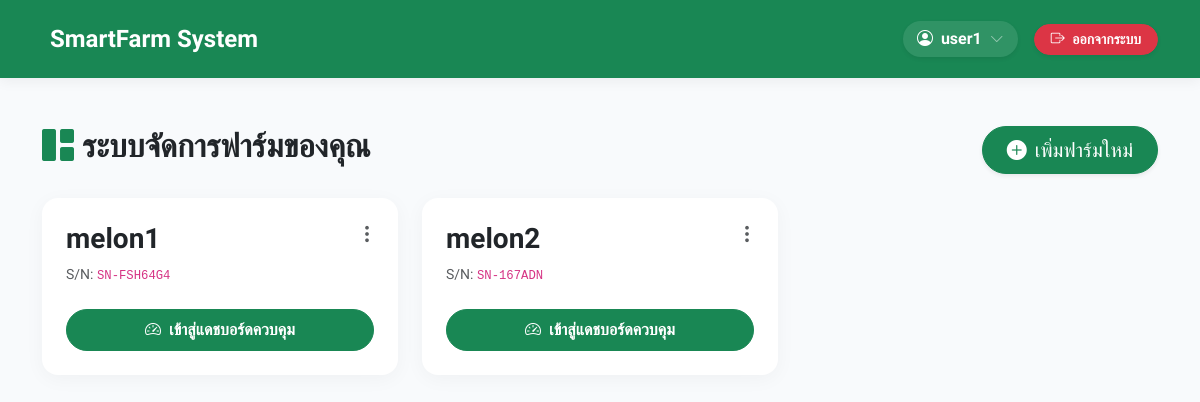
/3_web_dashboard/user_home.php (signed in), run on the app's committed database.
### tables this page shows
CREATE TABLE `user_farms` (
  `user_id` int(11) NOT NULL,
  `serial_number` varchar(50) NOT NULL,
  `farm_name` varchar(100) NOT NULL,
  `created_at` timestamp NOT NULL DEFAULT current_timestamp()
);

### 3_web_dashboard/user_home.php (the view, shortened to what this page needs)
<?php
require_once 'api/db_config.php';
$user_id = $_SESSION['user_id'];
$farm_query = "SELECT * FROM user_farms WHERE user_id = '$user_id' ORDER BY created_at ASC";
$farm_result = $conn->query($farm_query);
?>
<!DOCTYPE html>
<html lang="th">
<head>
    <link href="https://cdn.jsdelivr.net/npm/bootstrap@5.3.0/dist/css/bootstrap.min.css" rel="stylesheet">
    <link rel="stylesheet" href="https://cdn.jsdelivr.net/npm/bootstrap-icons@1.11.1/font/bootstrap-icons.css">
</head>
<body>
<nav class="navbar navbar-expand-lg navbar-dark navbar-custom py-3">
    <div class="container">
        <a class="navbar-brand fw-bold fs-4" href="user_home.php"><i class="bi bi-leaf-fill me-2"></i>SmartFarm System</a>
        <div class="d-flex align-items-center gap-3">
            <div class="text-white user-profile-trigger fw-bold shadow-sm" data-bs-toggle="offcanvas" data-bs-target="#userProfileOffcanvas">
                <i class="bi bi-person-circle me-1"></i>
                <span><?php echo htmlspecialchars($_SESSION['user_user']); ?></span>
                <i class="bi bi-chevron-down ms-1 small text-white-50"></i>
            </div>
            <a href="user_home.php?action=logout" class="btn btn-sm btn-danger rounded-pill px-3 fw-bold shadow-sm" onclick="return confirm('คุณต้องการออกจากระบบใช่หรือไม่?')">
                <i class="bi bi-box-arrow-right me-1"></i> ออกจากระบบ
            </a>
        </div>
    </div>
</nav>
<div class="container my-5">
    <div class="d-flex flex-column flex-md-row justify-content-between align-items-start align-items-md-center mb-4 gap-3">
        <div>
            <h2 class="fw-bold text-dark"><i class="bi bi-grid-1x2-fill text-success me-2"></i>ระบบจัดการฟาร์มของคุณ</h2>
        </div>
        <button class="btn btn-success btn-lg rounded-pill px-4 shadow-sm" data-bs-toggle="modal" data-bs-target="#addFarmModal" onclick="generateSerialNumber()">
            <i class="bi bi-plus-circle-fill me-2"></i>เพิ่มฟาร์มใหม่
        </button>
    </div>
    <div class="row g-4">
        <?php if ($farm_result->num_rows == 0): ?>
            <div class="col-12 text-center py-5 bg-white rounded-4 shadow-sm my-3">
                <i class="bi bi-cpu text-muted mb-3" style="font-size: 4rem;"></i>
                <h4 class="text-muted fw-bold">ไม่พบอุปกรณ์ฟาร์มในบัญชีของคุณ</h4>
                <p class="text-secondary mb-0">กรุณากดปุ่ม "เพิ่มฟาร์มใหม่" ด้านบนเพื่อเริ่มระบบ</p>
            </div>
        <?php else: ?>
            <?php while($farm = $farm_result->fetch_assoc()): ?>
                <div class="col-12 col-md-6 col-lg-4">
                    <div class="card farm-card p-4 h-100 d-flex flex-column justify-content-between">
                        <div class="dropdown action-dropdown">
                            <button class="btn btn-link text-muted p-0 shadow-none" type="button" data-bs-toggle="dropdown" aria-expanded="false">
                                <i class="bi bi-three-dots-vertical fs-5"></i>
                            </button>
                        </div>
                        <div class="pe-4 mb-4">
                            <h3 class="fw-bold text-dark text-truncate mb-2" style="max-width: 85%;"><?php echo htmlspecialchars($farm['farm_name']); ?></h3>
                            <div class="d-flex align-items-center">
                                <span class="text-muted small">S/N: <code><?php echo $farm['serial_number']; ?></code></span>
                            </div>
                        </div>
                        <div class="d-flex flex-column gap-2 mt-auto">
                            <a href="user_farm.php?sn=<?php echo $farm['serial_number']; ?>" class="btn btn-success w-100 rounded-pill py-2 fw-semibold">
                                <i class="bi bi-speedometer2 me-1"></i> เข้าสู่แดชบอร์ดควบคุม
                            </a>
                        </div>
                    </div>
                </div>
            <?php endwhile; ?>
        <?php endif; ?>
    </div>
</div>
</body>
</html>

### 3_web_dashboard/user_home.php (style rules this page uses)
body { font-family: 'Sarabun', sans-serif; background-color: #f8fafc; }
.navbar-custom { background-color: #198754; box-shadow: 0 4px 12px rgba(0,0,0,0.05); }
.user-profile-trigger { cursor: pointer; padding: 6px 14px; border-radius: 50px; background-color: rgba(255, 255, 255, 0.1); transition: all 0.2s ease; }
.farm-card { border: none; border-radius: 16px; box-shadow: 0 4px 20px rgba(0,0,0,0.04); transition: all 0.3s ease; background-color: white; position: relative; }
.action-dropdown { position: absolute; top: 20px; right: 20px; }

### data on the page
user_farms: farm_name "melon1", serial_number "SN-FSH64G4"
user_farms: farm_name "melon2", serial_number "SN-167ADN"

### other printed values
$_SESSION['user_user'] "user1"
